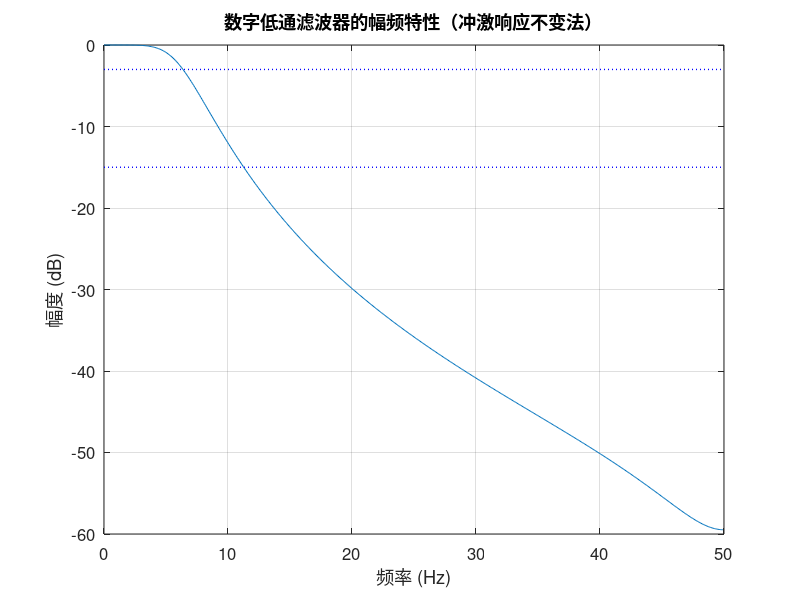
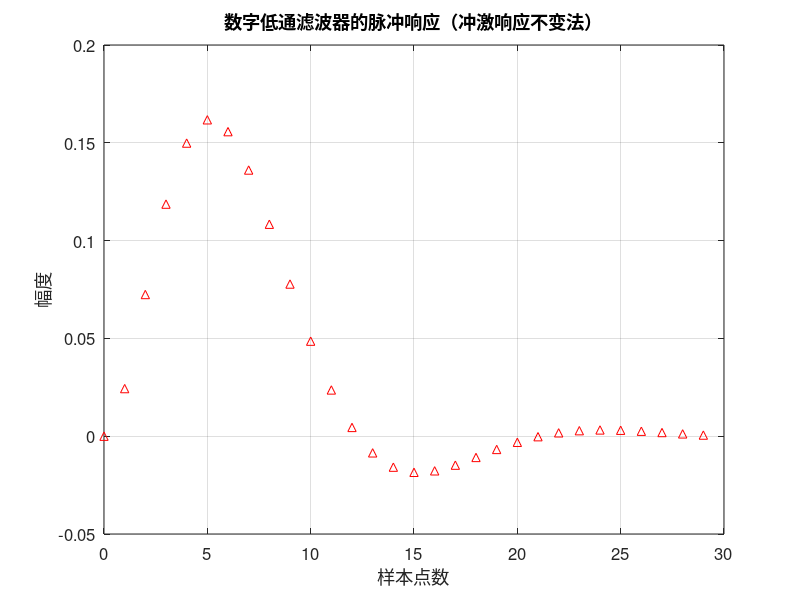
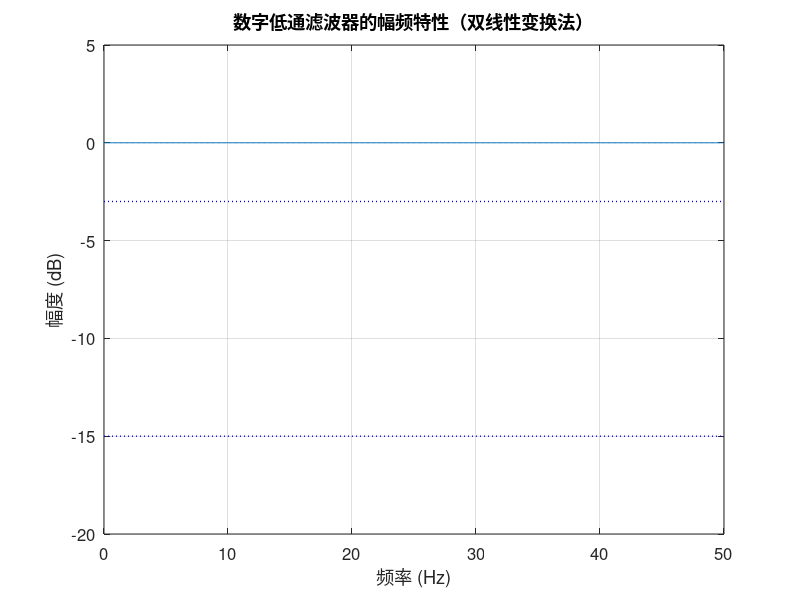
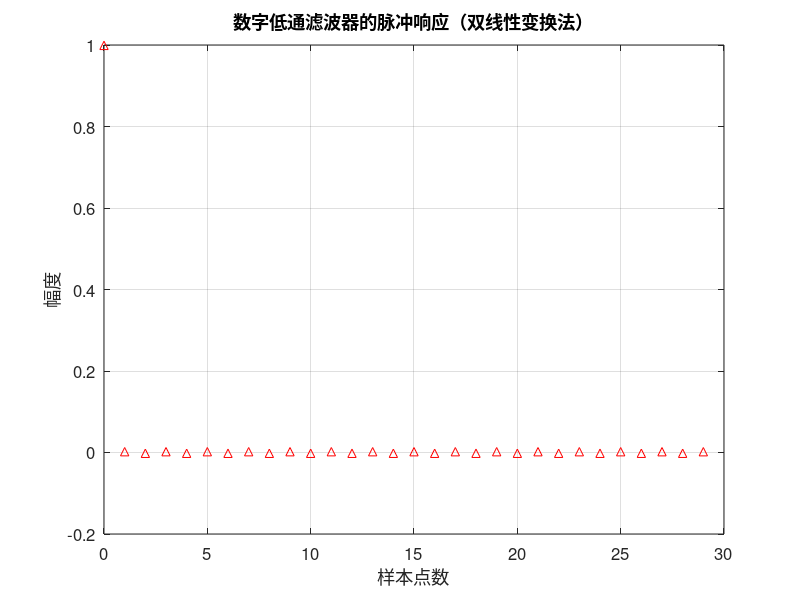

The MATLAB script that drew these images, in order:
close all; clear; clc;
%% 2. 数字低通滤波器设计
set(0, 'DefaultAxesFontSize', 12);
set(0, 'DefaultTextFontSize', 12);
Wp = 0.4; % 数字通带截止频率（rad)
Ws = 0.8; % 数字阻带截止频率（rad)
Rp = 3; % 通带最大衰减（dB）
Rs = 15; % 阻带最小衰减（dB）
fs = 100; % 采样频率（Hz）

% 使用buttord设计模拟低通滤波器的阶数和截止频率
% 将数字频率转换为模拟频率（rad/s）
Wp_analog = Wp * fs;
Ws_analog = Ws * fs;
[N, Wn] = buttord(Wp_analog, Ws_analog, Rp, Rs, 's');
[b_analog, a_analog] = butter(N, Wn, 's'); % 设计模拟Butterworth滤波器

% 将模拟滤波器转换为数字滤波器，采用冲激响应不变法
[b_digital, a_digital] = impinvar(b_analog, a_analog, fs);

% 计算幅频特性
figure;
[H, f] = freqz(b_digital, a_digital); % 计算频率响应
f_Hz = f * fs / (2 * pi); % 将频率转换为 Hz
plot(f_Hz, 20 * log10(abs(H))); % 绘制幅频特性，将幅度转换为分贝
line(xlim, [-3 -3], 'Color', 'b', 'LineStyle', ':', 'LineWidth', 1);
line(xlim, [-15 -15], 'Color', 'b', 'LineStyle', ':', 'LineWidth', 1);
xlabel('频率 (Hz)');
ylabel('幅度 (dB)');
title('数字低通滤波器的幅频特性（冲激响应不变法）');
grid on;
% 计算脉冲响应
figure;
impz(b_digital, a_digital, 30); % 绘制脉冲响应
xlabel('样本点数');
ylabel('幅度');
title('数字低通滤波器的脉冲响应（冲激响应不变法）');
grid on;

% 使用buttord设计模拟低通滤波器的阶数和截止频率
% 将数字频率转换为模拟频率（rad/s）
Wp_analog = 2 * fs * tan(Wp / 2);
Ws_analog = 2 * fs * tan(Ws / 2);
[N, Wn] = buttord(Wp_analog, Ws_analog, Rp, Rs, 's');
[b_analog, a_analog] = butter(N, Wn, 's'); % 设计模拟Butterworth滤波器

% 将模拟滤波器转换为数字滤波器，采用双线性变换法
[b_digital, a_digital] = bilinear(b_analog, a_analog, fs);
% 计算幅频特性
figure;
[H, f] = freqz(b_digital, a_digital); % 计算频率响应
f_Hz = f * fs / (2 * pi); % 将频率转换为 Hz
plot(f_Hz, 20 * log10(abs(H))); % 绘制幅频特性，将幅度转换为分贝
line(xlim, [-3 -3], 'Color', 'b', 'LineStyle', ':', 'LineWidth', 1);
line(xlim, [-15 -15], 'Color', 'b', 'LineStyle', ':', 'LineWidth', 1);
xlabel('频率 (Hz)');
ylabel('幅度 (dB)');
title('数字低通滤波器的幅频特性（双线性变换法）');
grid on;
% 计算脉冲响应
figure;
impz(b_digital, a_digital, 30); % 绘制脉冲响应
xlabel('样本点数');
ylabel('幅度');
title('数字低通滤波器的脉冲响应（双线性变换法）');
grid on;
